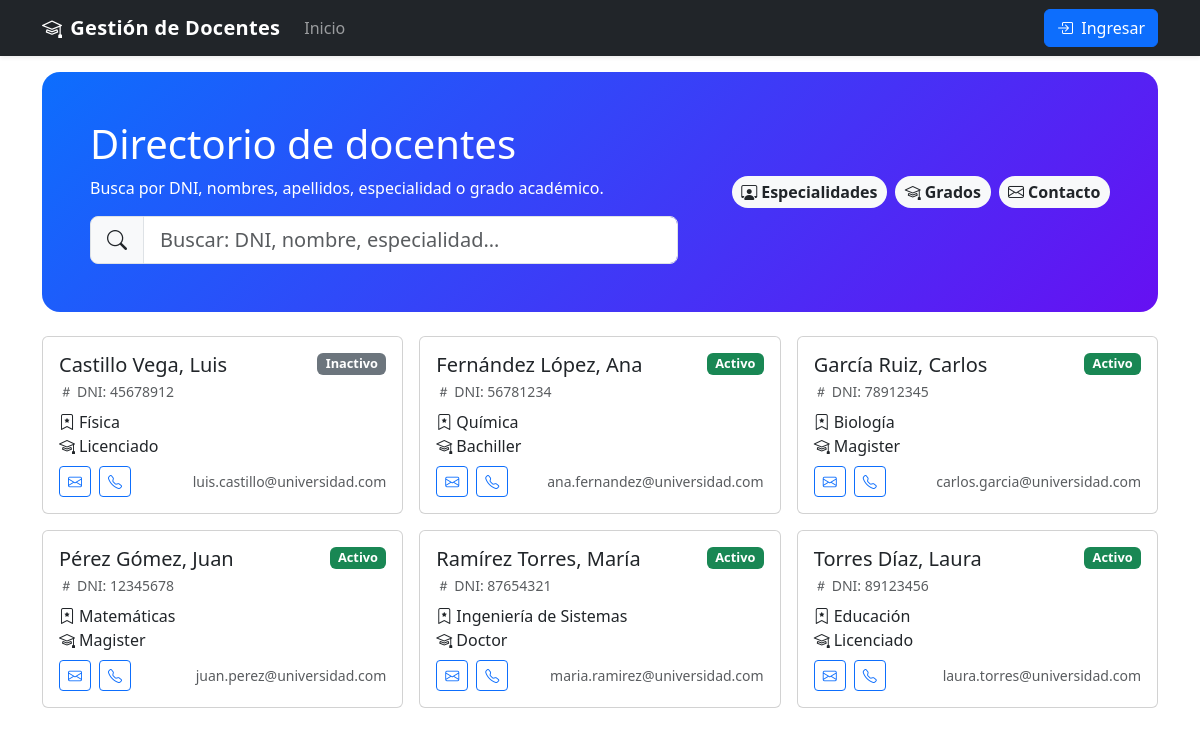
The page / on the database its author committed.
### tables this page shows
CREATE TABLE IF NOT EXISTS docentes (
    id_docente INT AUTO_INCREMENT PRIMARY KEY,
    dni VARCHAR(15) NOT NULL UNIQUE,
    nombres VARCHAR(100) NOT NULL,
    apellidos VARCHAR(100) NOT NULL,
    correo VARCHAR(100) UNIQUE,
    telefono VARCHAR(20),
    especialidad VARCHAR(100),
    grado_academico ENUM('Bachiller', 'Licenciado', 'Magister', 'Doctor') DEFAULT 'Licenciado',
    estado ENUM('Activo', 'Inactivo') DEFAULT 'Activo',
    fecha_registro TIMESTAMP DEFAULT CURRENT_TIMESTAMP
);

### src/library/Controller.php (called while the page is built, shortened)
<?php
abstract class Controller {
    protected function view(string $tpl, array $data = []): void {
        extract($data);
        $base = __DIR__ . '/../view/';
        $file = $base . $tpl . '.php';
        include $base . 'partials/header.php';
        include $file;
        include $base . 'partials/footer.php';
    }
}

### src/control/HomeController.php (called while the page is built)
<?php
final class HomeController extends Controller {
    public function indexAction(): void {
        $docentes = Docente::todos();
        $this->view('home/index', compact('docentes'));
    }
}

### index.php (called while the page is built, shortened)
<?php
require_once __DIR__ . '/src/library/Controller.php';
$a = strtolower($_GET['a'] ?? 'index');
$action = $a . 'Action';
try {
    $controller = new $controllerClass();
    $controller->$action();
} catch (Throwable $e) {
    http_response_code(500);
    $message = (defined('APP_DEBUG') && APP_DEBUG) ? $e->getMessage() : 'Ocurrió un error interno.';
    include __DIR__ . '/src/view/errors/500.php';
}

### src/model/Docente.php (called while the page is built, shortened)
<?php
final class Docente {
    public static function todos(): array {
        $db = Conexion::connect();
        $res = $db->query('SELECT * FROM docentes ORDER BY apellidos, nombres');
        return $res ? $res->fetch_all(MYSQLI_ASSOC) : [];
    }
}

### src/view/home/index.php (the view, shortened to what this page needs)
<div class="hero p-4 p-md-5 mb-4">
  <div class="row align-items-center g-3">
    <div class="col-lg-7">
      <h1 class="display-6 mb-2">Directorio de docentes</h1>
      <p class="mb-3">Busca por DNI, nombres, apellidos, especialidad o grado académico.</p>
      <div class="input-group input-group-lg">
        <span class="input-group-text"><i class="bi bi-search"></i></span>
        <input id="searchDocentes" type="text" class="form-control" placeholder="Buscar: DNI, nombre, especialidad…">
      </div>
    </div>
    <div class="col-lg-5 text-lg-end">
      <div class="d-flex gap-2 justify-content-lg-end">
        <span class="chip bg-light text-dark"><i class="bi bi-person-workspace me-1"></i>Especialidades</span>
        <span class="chip bg-light text-dark"><i class="bi bi-mortarboard me-1"></i>Grados</span>
        <span class="chip bg-light text-dark"><i class="bi bi-envelope me-1"></i>Contacto</span>
      </div>
    </div>
  </div>
</div>
<div class="row g-3" id="cardsDocentes">
  <?php foreach ($docentes as $d):
    $estadoCls = ($d['estado'] === 'Activo') ? 'success' : 'secondary';
    $telLink = !empty($d['telefono']) ? 'tel:' . preg_replace('/[^0-9+]/','', $d['telefono']) : '';
    $mailLink = !empty($d['correo']) ? 'mailto:' . htmlspecialchars($d['correo']) : '';
  ?>
    <div class="col-12 col-sm-6 col-lg-4"
         data-dni="<?= htmlspecialchars($d['dni']) ?>"
         data-nombres="<?= htmlspecialchars($d['nombres']) ?>"
         data-apellidos="<?= htmlspecialchars($d['apellidos']) ?>"
         data-especialidad="<?= htmlspecialchars($d['especialidad']) ?>"
         data-grado="<?= htmlspecialchars($d['grado_academico']) ?>">
      <div class="card h-100">
        <div class="card-body d-flex flex-column">
          <div class="d-flex align-items-start justify-content-between mb-1">
            <h5 class="card-title mb-0 pe-2">
              <?= htmlspecialchars($d['apellidos'] . ', ' . $d['nombres']) ?>
            </h5>
            <span class="badge badge-status bg-<?= $estadoCls ?>"><?= htmlspecialchars($d['estado']) ?></span>
          </div>
          <small class="text-muted d-block mb-2">
            <i class="bi bi-hash me-1"></i>DNI: <?= htmlspecialchars($d['dni']) ?>
          </small>
          <p class="card-text mb-2" style="min-height:3rem;">
            <i class="bi bi-bookmark-star me-1"></i><?= htmlspecialchars($d['especialidad']) ?>
            <br/>
            <i class="bi bi-mortarboard me-1"></i><?= htmlspecialchars($d['grado_academico']) ?>
          </p>
          <div class="mt-auto d-flex align-items-center justify-content-between">
            <div class="d-flex gap-2">
              <?php if ($mailLink): ?>
                <a class="btn btn-sm btn-outline-primary" href="<?= $mailLink ?>"><i class="bi bi-envelope"></i></a>
              <?php endif; ?>
              <?php if ($telLink): ?>
                <a class="btn btn-sm btn-outline-primary" href="<?= $telLink ?>"><i class="bi bi-telephone"></i></a>
              <?php endif; ?>
            </div>
            <span class="text-muted small"><?= htmlspecialchars($d['correo']) ?></span>
          </div>
        </div>
      </div>
    </div>
  <?php endforeach; ?>
</div>

### src/view/partials/header.php (shortened to what this page needs)
<?php
$usuario = $_SESSION['user'] ?? null;
$appName = defined('APP_NAME') ? APP_NAME : 'Gestión de Docentes';
?>
<!doctype html>
<html lang="es">
<head>
  <link rel="stylesheet" href="https://cdn.jsdelivr.net/npm/bootstrap@5.3.3/dist/css/bootstrap.min.css" />
  <link rel="stylesheet" href="https://cdn.jsdelivr.net/npm/bootstrap-icons@1.11.3/font/bootstrap-icons.min.css" />
</head>
<body>
<nav class="navbar navbar-expand-lg navbar-dark bg-dark fixed-top shadow-sm">
  <div class="container">
    <a class="navbar-brand d-flex align-items-center gap-2" href="<?= BASE_URL ?>index.php">
      <i class="bi bi-mortarboard"></i> <?= $appName ?>
    </a>
    <div class="collapse navbar-collapse" id="navbars">
      <ul class="navbar-nav me-auto mb-2 mb-lg-0">
        <li class="nav-item"><a class="nav-link" href="<?= BASE_URL ?>index.php">Inicio</a></li>
      </ul>
      <ul class="navbar-nav ms-auto">
        <?php if ($usuario): ?>
          <li class="nav-item"><span class="navbar-text me-3"><i class="bi bi-person-circle me-1"></i><?= htmlspecialchars($usuario['usuario']) ?></span></li>
          <li class="nav-item"><a class="btn btn-outline-light" href="<?= BASE_URL ?>index.php?c=auth&a=logout">Salir</a></li>
        <?php else: ?>
          <li class="nav-item"><a class="btn btn-primary" href="<?= BASE_URL ?>index.php?c=auth&a=login"><i class="bi bi-box-arrow-in-right me-1"></i> Ingresar</a></li>
        <?php endif; ?>
      </ul>
    </div>
  </div>
</nav>
<div class="container">

### src/view/partials/footer.php (shortened to what this page needs)
</div>
</body>
</html>

### src/view/partials/header.php (style rules this page uses)
:root { --brand:#0d6efd; --brand-2:#6610f2; }
body { padding-top: 72px; }
.navbar-brand { font-weight: 800; letter-spacing: .3px; }
.card { transition: transform .15s ease, box-shadow .15s ease; }
.hero { background: linear-gradient(135deg,var(--brand) 0%, var(--brand-2) 100%); color:#fff; border-radius: 18px; }
.chip { border-radius: 999px; padding: .25rem .6rem; font-weight:600; }
.badge-status { font-size: .8rem; }

### rows shown on the page
docentes: apellidos+nombres "Castillo Vega, Luis", estado "Inactivo", dni "45678912", especialidad "Física", grado_academico "Licenciado", correo "luis.castillo@universidad.com"
docentes: apellidos+nombres "Fernández López, Ana", estado "Activo", dni "56781234", especialidad "Química", grado_academico "Bachiller", correo "ana.fernandez@universidad.com"
docentes: apellidos+nombres "García Ruiz, Carlos", estado "Activo", dni "78912345", especialidad "Biología", grado_academico "Magister", correo "carlos.garcia@universidad.com"
docentes: apellidos+nombres "Pérez Gómez, Juan", estado "Activo", dni "12345678", especialidad "Matemáticas", grado_academico "Magister", correo "juan.perez@universidad.com"
docentes: apellidos+nombres "Ramírez Torres, María", estado "Activo", dni "87654321", especialidad "Ingeniería de Sistemas", grado_academico "Doctor", correo "maria.ramirez@universidad.com"
docentes: apellidos+nombres "Torres Díaz, Laura", estado "Activo", dni "89123456", especialidad "Educación", grado_academico "Licenciado", correo "laura.torres@universidad.com"

### other values the page prints
$appName "Gestión de Docentes"
